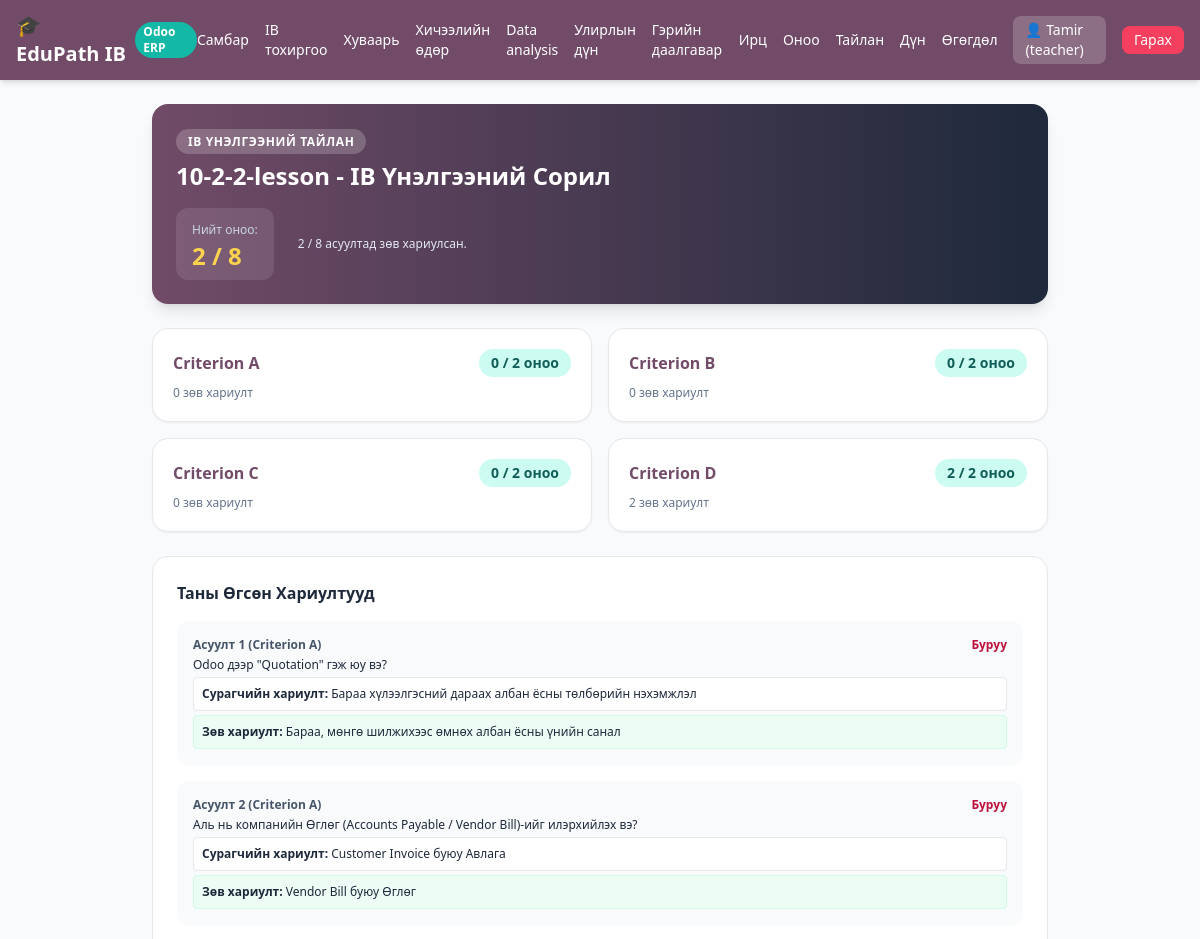
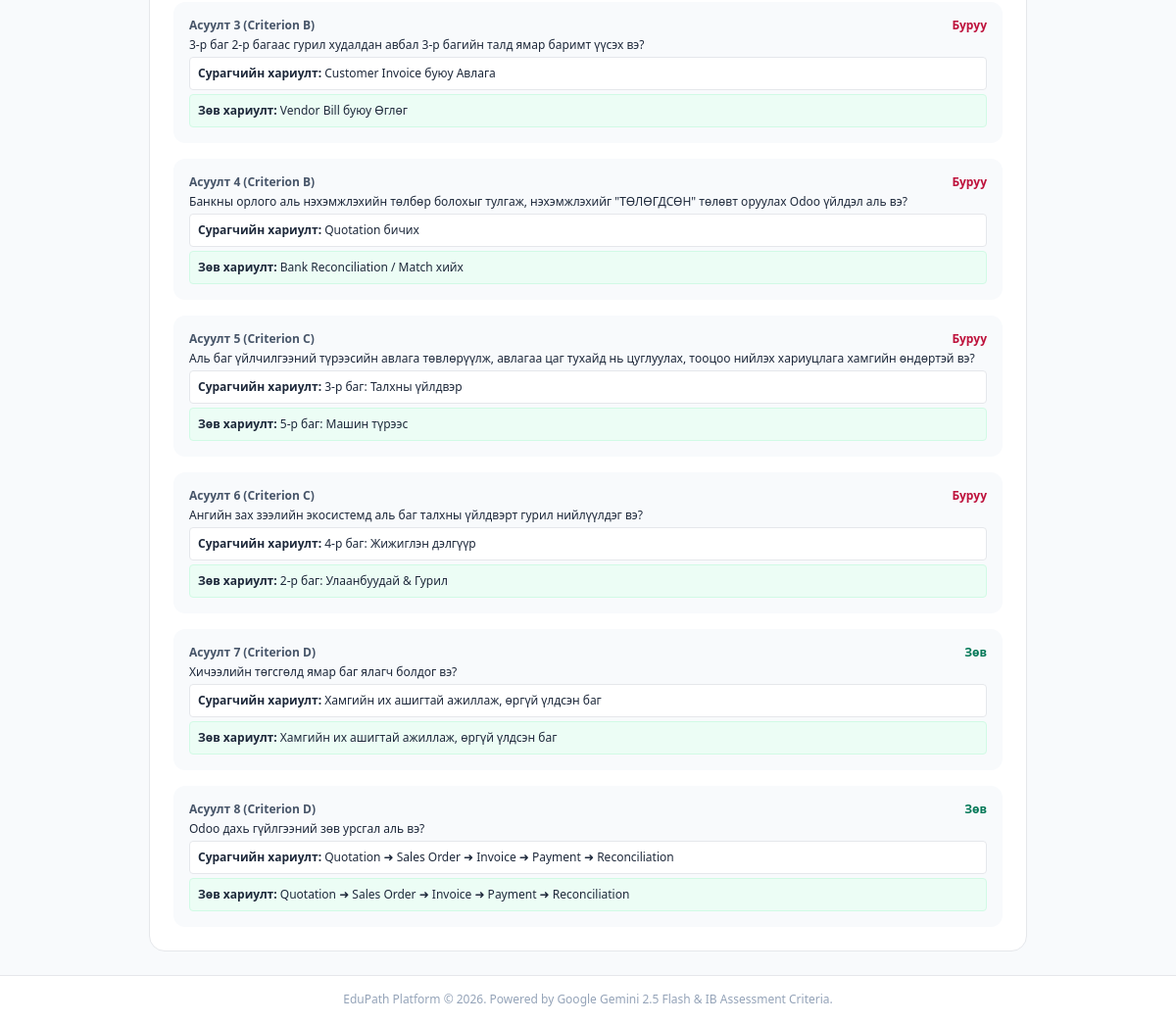
Page /quiz/result/1 (signed in) on the committed database (2 pictures, top to bottom).
### tables this page shows
CREATE TABLE users (
        id INTEGER PRIMARY KEY AUTOINCREMENT,
        username TEXT UNIQUE,
        password TEXT,
        role TEXT,
        gemini_api_key TEXT
    , deepseek_api_key TEXT, grade TEXT, name TEXT, surname TEXT, student_code TEXT, email TEXT, gender TEXT, phone TEXT, instagram TEXT, photo_path TEXT);

CREATE TABLE quizzes (
        id INTEGER PRIMARY KEY AUTOINCREMENT,
        lesson_id INTEGER,
        title TEXT,
        questions_json TEXT,
        image_path TEXT,
        created_by INTEGER
    , is_active INTEGER DEFAULT 1, time_limit_minutes INTEGER);

### app.py (the view)
@app.get("/quiz/result/{submission_id}", response_class=HTMLResponse)
def view_result(
    submission_id: int,
    request: Request,
    user: dict = Depends(get_current_user),
    db: sqlite3.Connection = Depends(get_db)
):
    if not user:
        return RedirectResponse("/login")
    c = db.cursor()
    c.execute('''
        SELECT s.*, q.title as quiz_title
        FROM submissions s
        JOIN quizzes q ON s.quiz_id = q.id
        WHERE s.id = ?
    ''', (submission_id,))
    sub = c.fetchone()
    if not sub:
        raise HTTPException(status_code=404)
    eval_data = json.loads(sub["evaluation_json"])
    answers_data = json.loads(sub["responses_json"])
    return templates.TemplateResponse(
        request=request,
        name="result.html",
        context={
            "user": user,
            "sub": sub,
            "eval": eval_data,
            "answers": answers_data
        }
    )

### templates/result.html
{% extends "base.html" %}
{% block content %}
<div class="max-w-4xl mx-auto space-y-6">
  <div class="bg-gradient-to-r from-[#714B67] to-slate-800 text-white p-6 rounded-2xl shadow-lg">
    <span class="text-xs uppercase tracking-wider bg-white/20 px-3 py-1 rounded-full font-bold">IB Үнэлгээний Тайлан</span>
    <h1 class="text-2xl font-black mt-2">{{ sub.quiz_title }}</h1>
    <div class="mt-4 flex items-center space-x-6">
      {% if eval.total_score is defined %}
        <div class="bg-white/10 px-4 py-2 rounded-xl">
          <span class="text-xs text-slate-300">Нийт оноо:</span>
          <div class="text-2xl font-black text-amber-300">{{ eval.total_score }} / 8</div>
        </div>
      {% elif eval.final_grade_boundary is defined %}
        <div class="bg-white/10 px-4 py-2 rounded-xl">
          <span class="text-xs text-slate-300">Нийт IB Үнэлгээ (Band):</span>
          <div class="text-2xl font-black text-amber-300">{{ eval.final_grade_boundary }} / 7</div>
        </div>
      {% endif %}
      <p class="text-xs text-slate-200 max-w-lg leading-relaxed">{{ eval.overall_summary }}</p>
    </div>
  </div>
  <div class="grid grid-cols-1 md:grid-cols-2 gap-4">
    {% for c in eval.criteria_scores %}
      <div class="bg-white p-5 rounded-2xl border shadow-sm">
        <div class="flex justify-between items-center mb-2">
          <h3 class="font-bold text-[#714B67]">{{ c.criterion }}</h3>
          <span class="text-sm font-black bg-teal-100 text-teal-800 px-3 py-1 rounded-full">
            {{ c.score }} / {% if c.max_score is defined %}{{ c.max_score }}{% else %}8{% endif %} оноо
          </span>
        </div>
        {% if c.max_score is defined %}
          <div class="text-xs text-slate-500">{{ c.score }} зөв хариулт</div>
        {% else %}
          <div class="text-xs font-semibold text-slate-500">Түвшин: {{ c.descriptor }}</div>
        {% endif %}
      </div>
    {% endfor %}
  </div>
  <div class="bg-white p-6 rounded-2xl border">
    <h3 class="font-bold text-md mb-4 text-slate-800">Таны Өгсөн Хариултууд</h3>
    <div class="space-y-4">
      {% for a in answers %}
        <div class="p-4 bg-slate-50 rounded-xl text-xs space-y-1">
          <div class="flex justify-between font-bold text-slate-600">
            <span>Асуулт {{ a.id }} ({{ a.target_criteria }})</span>
            {% if a.is_correct is defined %}
              <span class="{% if a.is_correct %}text-emerald-700{% else %}text-rose-700{% endif %}">
                {% if a.is_correct %}Зөв{% else %}Буруу{% endif %}
              </span>
            {% else %}
              <span class="text-slate-400">{{ a.question_type }}</span>
            {% endif %}
          </div>
          <p class="font-medium text-slate-800">{{ a.question_text }}</p>
          <div class="p-2 bg-white rounded border mt-2">
            <strong>Сурагчийн хариулт:</strong>
            {% if a.selected_option_text is defined %}{{ a.selected_option_text }}{% else %}{{ a.student_answer }}{% endif %}
          </div>
          {% if a.correct_option_text %}
            <div class="p-2 bg-emerald-50 rounded border border-emerald-100">
              <strong>Зөв хариулт:</strong> {{ a.correct_option_text }}
            </div>
          {% endif %}
        </div>
      {% endfor %}
    </div>
  </div>
</div>
{% endblock %}

### templates/base.html (shortened to what this page needs)
<!DOCTYPE html>
<html lang="mn">
<head>
  <script src="https://cdn.tailwindcss.com"></script>
</head>
<body class="bg-slate-50 text-slate-800 min-h-screen flex flex-col">
  <nav class="bg-[#714B67] text-white shadow-md">
    <div class="max-w-7xl mx-auto px-4 py-3 flex justify-between items-center">
      <a href="/" class="flex items-center space-x-2 font-bold text-xl">
        <span>🎓 EduPath IB</span>
        <span class="text-xs bg-teal-500 text-white px-2 py-0.5 rounded-full">Odoo ERP</span>
      </a>
      <div class="flex items-center space-x-4 text-sm">
        {% if user %}
          {% if user.role == 'teacher' %}
            <a href="/teacher" class="hover:underline">Самбар</a>
            <a href="/teacher/setup" class="hover:underline">IB тохиргоо</a>
            <a href="/teacher/timetable" class="hover:underline">Хуваарь</a>
            <a href="/teacher/sessions" class="hover:underline">Хичээлийн өдөр</a>
            <a href="/teacher/data-analysis" class="hover:underline">Data analysis</a>
            <a href="/teacher/term-grades" class="hover:underline">Улирлын дүн</a>
            <a href="/teacher/homework" class="hover:underline">Гэрийн даалгавар</a>
            <a href="/teacher/attendance" class="hover:underline">Ирц</a>
            <a href="/teacher/scoring" class="hover:underline">Оноо</a>
            <a href="/teacher/reports" class="hover:underline">Тайлан</a>
            <a href="/scores" class="hover:underline">Дүн</a>
            <a href="/teacher/data-transfer" class="hover:underline">Өгөгдөл</a>
          {% else %}
            <a href="/student" class="hover:underline">Самбар</a>
            <a href="/student/data-analysis" class="hover:underline">Data analysis</a>
            <a href="/student/term-grades" class="hover:underline">Улирлын дүн</a>
            <a href="/student/report" class="hover:underline">Миний тайлан</a>
          {% endif %}
          <span class="bg-white/20 px-3 py-1 rounded-lg">👤 {{ user.name or user.username }} ({{ user.role }})</span>
          <a href="/logout" class="bg-rose-500 hover:bg-rose-600 px-3 py-1 rounded-lg transition">Гарах</a>
        {% endif %}
      </div>
    </div>
  </nav>
  <main class="flex-1 max-w-7xl w-full mx-auto p-6">
    {% block content %}{% endblock %}
  </main>
  <footer class="text-center py-4 text-xs text-slate-400 border-t bg-white">
    EduPath Platform &copy; 2026. Powered by Google Gemini 2.5 Flash & IB Assessment Criteria.
  </footer>
</body>
</html>

### rows in the picture
users: username "Tamir", role "teacher"
quizzes: quiz_title "10-2-2-lesson - IB Үнэлгээний Сорил"

### other values in the picture
{{ eval.total_score }} "2"
{{ eval.overall_summary }} "2 / 8 асуултад зөв хариулсан."
{{ c.criterion }} "Criterion A" "Criterion B" "Criterion C" "Criterion D"
{{ c.score }} "0" "0" "0" "2"
{{ c.max_score }} "2" "2" "2" "2"
{{ a.id }} "1" "2" "3" "4" "5" "6" "7" "8"
{{ a.target_criteria }} "Criterion A" "Criterion A" "Criterion B" "Criterion B" "Criterion C" "Criterion C" "Criterion D" "Criterion D"
{{ a.question_text }} "Odoo дээр \"Quotation\" гэж юу вэ?" "Аль нь компанийн Өглөг (Accounts Payable / Vendor Bill)-ийг илэрхийлэх вэ?" "3-р баг 2-р багаас гурил худалдан авбал 3-р багийн талд ямар баримт үүсэх вэ?" "Банкны орлого аль нэхэмжлэхийн төлбөр болохыг тулгаж, нэхэмжлэхийг \"ТӨЛӨГДСӨН\" төлөвт оруулах Odoo үйлдэл аль вэ?" "Аль баг үйлчилгээний түрээсийн авлага төвлөрүүлж, авлагаа цаг тухайд нь цуглуулах, тооцоо нийлэх хариуцлага хамгийн өндөртэй вэ?" "Ангийн зах зээлийн экосистемд аль баг талхны үйлдвэрт гурил нийлүүлдэг вэ?" "Хичээлийн төгсгөлд ямар баг ялагч болдог вэ?" "Odoo дахь гүйлгээний зөв урсгал аль вэ?"
{{ a.selected_option_text }} "Бараа хүлээлгэсний дараах албан ёсны төлбөрийн нэхэмжлэл" "Customer Invoice буюу Авлага" "Customer Invoice буюу Авлага" "Quotation бичих" "3-р баг: Талхны үйлдвэр" "4-р баг: Жижиглэн дэлгүүр" "Хамгийн их ашигтай ажиллаж, өргүй үлдсэн баг" "Quotation ➜ Sales Order ➜ Invoice ➜ Payment ➜ Reconciliation"
{{ a.correct_option_text }} "Бараа, мөнгө шилжихээс өмнөх албан ёсны үнийн санал" "Vendor Bill буюу Өглөг" "Vendor Bill буюу Өглөг" "Bank Reconciliation / Match хийх" "5-р баг: Машин түрээс" "2-р баг: Улаанбуудай & Гурил" "Хамгийн их ашигтай ажиллаж, өргүй үлдсэн баг" "Quotation ➜ Sales Order ➜ Invoice ➜ Payment ➜ Reconciliation"
